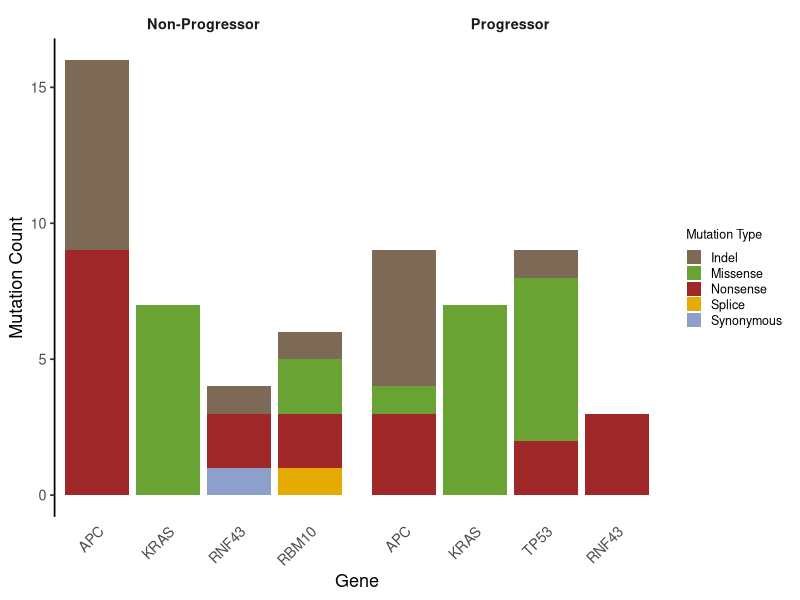
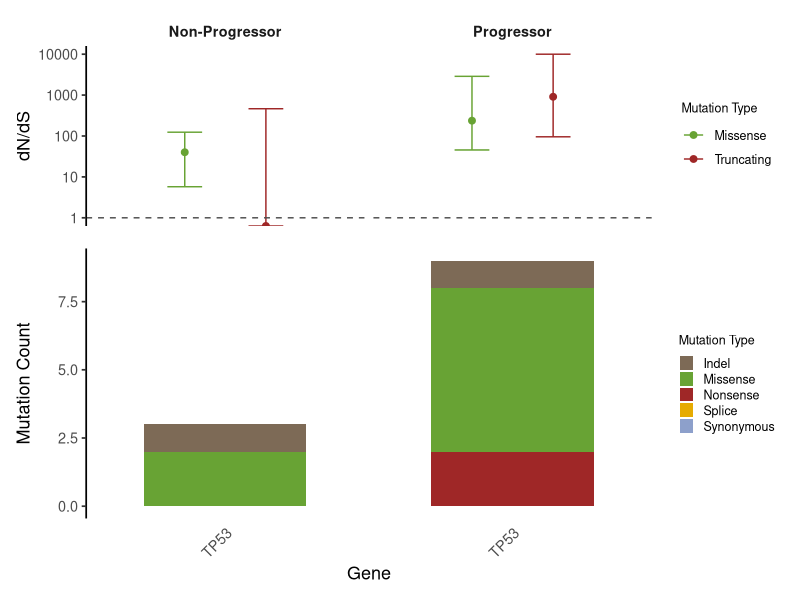

Generate these figures, in order, with R:
library(readr)
library(dplyr)
library(tidyr)
library(ggplot2)
library(forcats)
library(patchwork)

#### Prep ####
# Read in data
prog <- read_tsv("data/variants/dndscv/dndscv_genes_prog_pre.tsv") |>
  mutate(group = "Progressor")
non_prog <- read_tsv("data/variants/dndscv/dndscv_genes_non_prog_pre.tsv") |>
  mutate(group = "Non-Progressor")
prog_ci <- read_tsv("data/variants/dndscv/prog_gene_ci.tsv") |>
  mutate(group = "Progressor")
non_prog_ci <- read_tsv("data/variants/dndscv/non_prog_gene_ci.tsv") |>
  mutate(group = "Non-Progressor")

combined_df <- bind_rows(prog, non_prog)

# Reshape and filter data
muts_df <- combined_df |>
  select(gene_name, qglobal_cv, group, n_syn, n_mis, n_non, n_spl, n_ind) |>
  pivot_longer(
    cols = starts_with("n_"),
    names_to = "mutation_type",
    values_to = "count"
  ) |>
  mutate(
    mutation_type = recode(mutation_type,
      n_syn = "Synonymous", n_mis = "Missense", n_non = "Nonsense",
      n_spl = "Splice", n_ind = "Indel"
    )
  )

sig_muts_sums <- muts_df |>
  filter(qglobal_cv < 0.05) |>
  group_by(gene_name, group, mutation_type) |>
  summarise(total = sum(count), .groups = "drop")

##### Plot ##### 
### Barplot ###
# Set gene order
ordered_genes <- sig_muts_sums |>
  group_by(gene_name) |>
  summarise(TotalMut = sum(total)) |>
  arrange(desc(TotalMut)) |>
  pull(gene_name)

plot_df <- sig_muts_sums |>
  mutate(gene_name = factor(gene_name, levels = ordered_genes))

# Define colours
mutation_colours <- c(
  "Synonymous" = "#8DA0CB",   # slate blue-grey
  "Missense"   = "#68a334ff",   # muted green
  "Nonsense"   = "#9f2727ff",   # softer, warm red
  "Splice"     = "#E6AB02",   # goldenrod
  "Indel"      = "#7d6a56ff"    # teal
)

# Plot
counts_barplot <- ggplot(plot_df, aes(x = gene_name, y = total, fill = mutation_type)) +
  geom_col() +
  facet_wrap(~group, scales = "free_x") +
  scale_fill_manual(values = mutation_colours) +
  labs(
    x = "Gene",
    y = "Mutation Count",
    fill = "Mutation Type"
  ) +
  theme_classic(base_size = 13) +
  theme(
    panel.grid = element_blank(),
    axis.line.y = element_line(colour = "black"),
    axis.line.x = element_blank(),
    axis.ticks.x = element_blank(),
    axis.text.x = element_text(angle = 45, hjust = 1),
    strip.background = element_blank(),
    strip.text = element_text(face = "bold"),
    legend.position = "right",
    legend.key.size = unit(0.4, "cm"),
    legend.text = element_text(size = 9),
    legend.title = element_text(size = 9)
  )

ggsave("plots/dndscv/precursors/dndscv_barplot.png", plot = counts_barplot, height = 4, width = 6, dpi = 300)

### TP53 Plot ###
tp53_df <- muts_df |>
  filter(gene_name == "TP53") |>
  group_by(gene_name, group, mutation_type) |>
  summarise(total = sum(count), .groups = "drop")

barplot <- ggplot(tp53_df, aes(x = gene_name, y = total, fill = mutation_type)) +
              geom_col(position = "stack", width = 0.7) +
              facet_wrap(~group, scales = "free_x") +
              scale_fill_manual(values = mutation_colours) +
              labs(
                x = "Gene",
                y = "Mutation Count",
                fill = "Mutation Type"
              ) +
              theme_classic(base_size = 13) +
              theme(
                panel.grid = element_blank(),
                axis.line.y = element_line(colour = "black"),
                axis.line.x = element_blank(),
                axis.ticks.x = element_blank(),
                axis.text.x = element_text(angle = 45, hjust = 1),
                strip.background = element_blank(),
                strip.text = element_blank(),
                legend.position = "right",
                legend.key.size = unit(0.4, "cm"),
                legend.text = element_text(size = 9),
                legend.title = element_text(size = 9)
              )

# Prep
ci_df <- bind_rows(prog_ci, non_prog_ci) |>
  rename(gene_name = gene) |>
  filter(gene_name %in% ordered_genes) |>
  mutate(gene_name = factor(gene_name, levels = ordered_genes)) |>
  tidyr::pivot_longer(cols = starts_with(c("mis", "tru")),
                      names_to = c("type", ".value"),
                      names_pattern = "(mis|tru)_(.*)") |>
  mutate(type = dplyr::recode(type,
                         "mis" = "Missense",
                         "tru" = "Truncating")
        )

# Dot plot of truncating dN/dS with error bars
dotplot <- ggplot(ci_df, aes(x = gene_name, y = mle, colour = type)) +
  geom_point(size = 2, position = position_dodge(width = 0.7)) +
  geom_errorbar(aes(ymin = low, ymax = high),
    width = 0.3,
    position = position_dodge(width = 0.7)
  ) +
  geom_hline(yintercept = 1, linetype = "dashed", colour = "grey30") +
  scale_color_manual(values = c("#68a334ff", "#9f2727ff")) +
  scale_y_log10() +
  facet_wrap(~group, scales = "free_x") +
  theme_classic(base_size = 13) +
  theme(
    axis.title.x = element_blank(),
    axis.text.x = element_blank(),
    axis.ticks.x = element_blank(),
    axis.line.x = element_blank(),
    strip.background = element_blank(),
    strip.text = element_text(face = "bold"),
    legend.text = element_text(size = 9),
    legend.title = element_text(size = 9),
    legend.position = "right"
  ) +
  labs(y = "dN/dS", colour = "Mutation Type")

# Combine
combined_plot <- dotplot / barplot + plot_layout(heights = c(1, 1.5))

ggsave("plots/dndscv/precursors/dndscv_tp53_plot.png", plot = combined_plot, height = 5, width = 5.2, dpi = 300)
